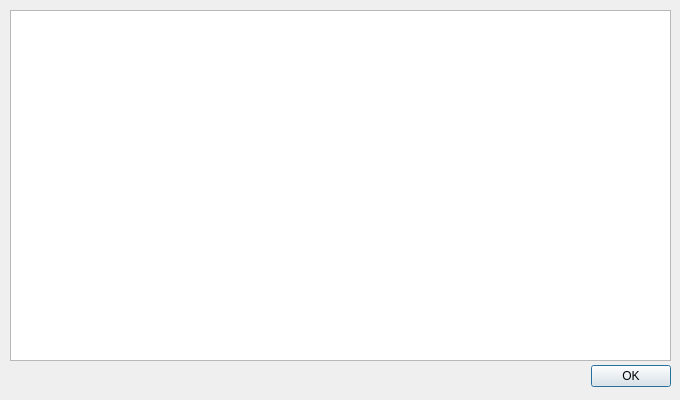
<?xml version="1.0" encoding="UTF-8"?>
<ui version="4.0">
 <class>historyWindow</class>
 <widget class="QDialog" name="historyWindow">
  <property name="geometry">
   <rect>
    <x>0</x>
    <y>0</y>
    <width>680</width>
    <height>400</height>
   </rect>
  </property>
  <property name="minimumSize">
   <size>
    <width>680</width>
    <height>400</height>
   </size>
  </property>
  <property name="maximumSize">
   <size>
    <width>680</width>
    <height>400</height>
   </size>
  </property>
  <property name="windowTitle">
   <string>Dialog</string>
  </property>
  <widget class="QDialogButtonBox" name="buttonBox">
   <property name="geometry">
    <rect>
     <x>110</x>
     <y>360</y>
     <width>561</width>
     <height>32</height>
    </rect>
   </property>
   <property name="orientation">
    <enum>Qt::Horizontal</enum>
   </property>
   <property name="standardButtons">
    <set>QDialogButtonBox::Ok</set>
   </property>
  </widget>
  <widget class="QTextEdit" name="historyTextEdit">
   <property name="geometry">
    <rect>
     <x>10</x>
     <y>10</y>
     <width>661</width>
     <height>351</height>
    </rect>
   </property>
   <property name="readOnly">
    <bool>true</bool>
   </property>
  </widget>
 </widget>
 <resources/>
 <connections>
  <connection>
   <sender>buttonBox</sender>
   <signal>accepted()</signal>
   <receiver>historyWindow</receiver>
   <slot>accept()</slot>
   <hints>
    <hint type="sourcelabel">
     <x>248</x>
     <y>254</y>
    </hint>
    <hint type="destinationlabel">
     <x>157</x>
     <y>274</y>
    </hint>
   </hints>
  </connection>
  <connection>
   <sender>buttonBox</sender>
   <signal>rejected()</signal>
   <receiver>historyWindow</receiver>
   <slot>reject()</slot>
   <hints>
    <hint type="sourcelabel">
     <x>316</x>
     <y>260</y>
    </hint>
    <hint type="destinationlabel">
     <x>286</x>
     <y>274</y>
    </hint>
   </hints>
  </connection>
 </connections>
</ui>
